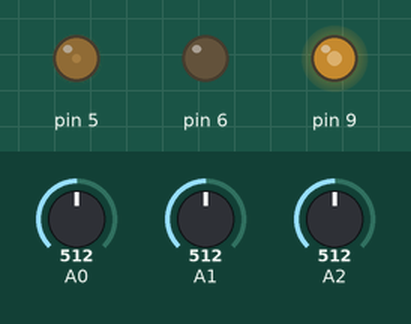
Recording of a sketch running on a simulated Arduino Uno, built with avr-gcc and run on an emulated ATmega328P. Shown: output pins drawn as LEDs (lit = HIGH). The inputs (shaded band) are chosen by the test bench; at power-on: A2 = 512, A0 = 512, A1 = 512.

Above: at 1.2 s.
1.3 s: A2 set to 716
At 1.8 s:
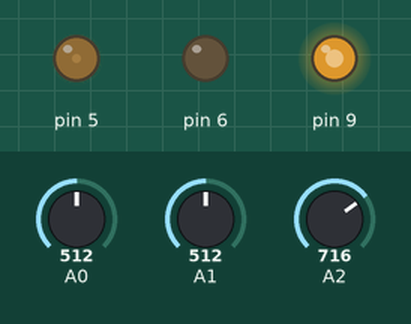
2.8 s: A0 set to 0
At 4.0 s:
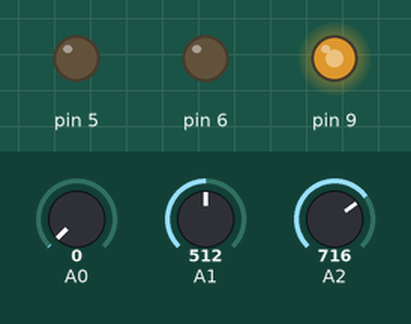
4.3 s: A2 set to 900
At 5.5 s:
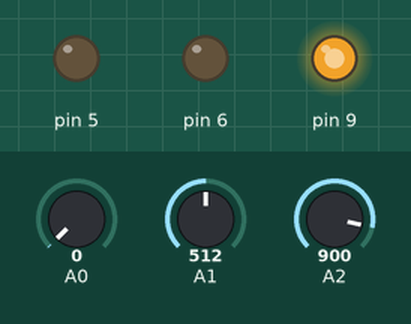
5.8 s: A0 set to 19
7.3 s: A0 set to 22
At 7.6 s:
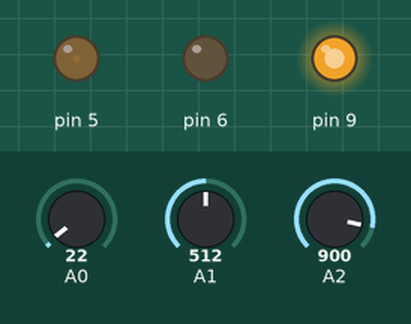
8.8 s: A2 set to 122
At 10.0 s:
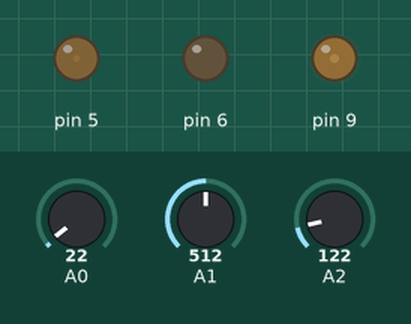
Timing chart, 0 to 11.3 s (numbered marks = the images above; inputs shaded):
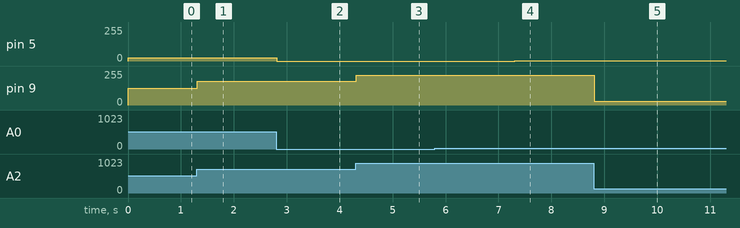

The sketch:

intensidadluminica.ino
```cpp
int valorPot=0;
int valorPot2=0;
int valorPot3=0;

void setup() {
  // put your setup code here, to run once:
  Serial.begin(5, OUTPUT);
  Serial.begin(6, OUTPUT);
  Serial.begin(9, OUTPUT);

}

void loop() {
  // put your main code here, to run repeatedly:
  valorPot=analogRead(0);
  valorPot2=analogRead(1);
  valorPot3=analogRead(2);

  valorPot=map(valorPot,0,1023,0,50);
  valorPot2=map(valorPot2,0,1023,0,0);
  valorPot3=map(valorPot3,0,1023,0,255);

  analogWrite(5,valorPot);
  analogWrite(6,valorPot2);
  analogWrite(9,valorPot3);
  delay(10);

}
```

Measured:
- after the input at 1.3 s, pin 9: 127/255 → 178/255 at once
- after the input at 2.8 s, pin 5: 25/255 → 0/255 at once
- after the input at 4.3 s, pin 9: 178/255 → 224/255 at once
- after the input at 5.8 s, every drawn part: stays the same
- after the input at 7.3 s, pin 5: 0/255 → 1/255 at once
- after the input at 8.8 s, pin 9: 224/255 → 30/255 at once
